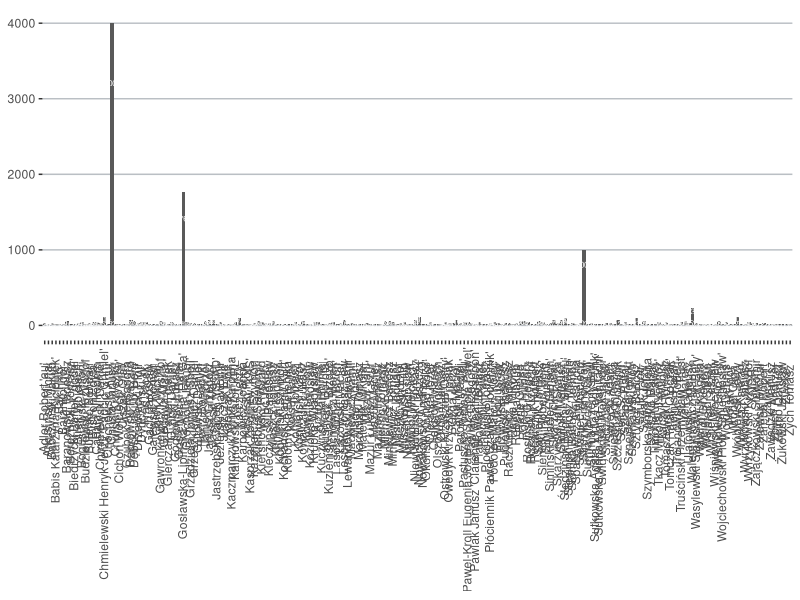
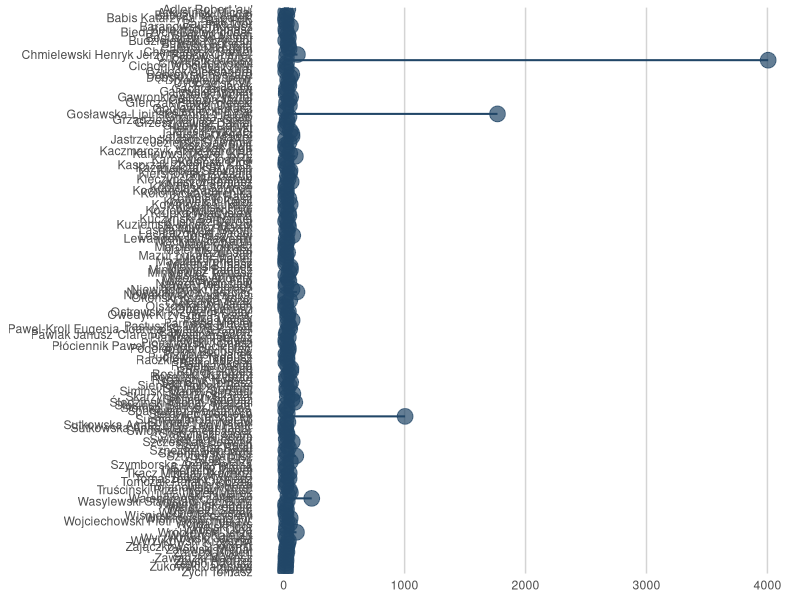
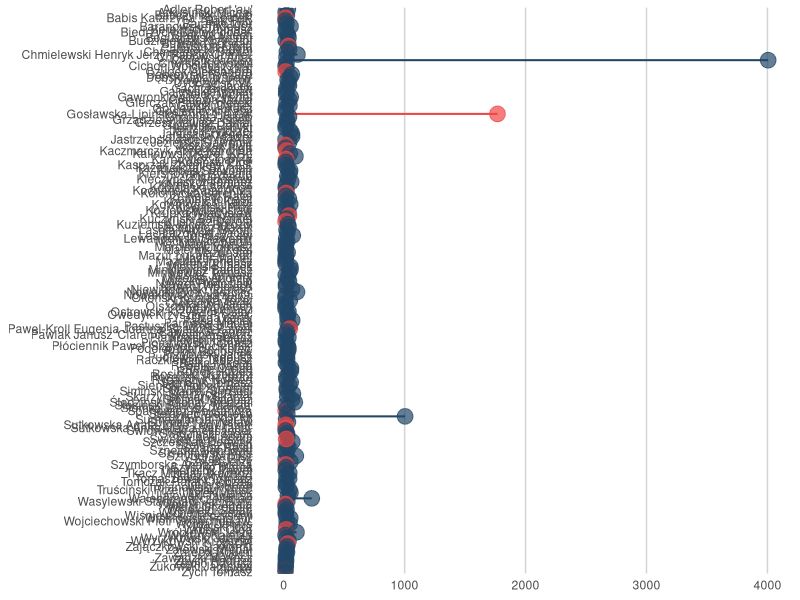

Generate these figures, in order, with R:
library(readxl)
library(ggplot2)
library(tibble)
library(tidyverse)
#----------------------------------
#2 how many comics by surname 
#2nd method - adding rows while keeping 'sex/plec' column, then color-code them
#----------------------------------
plk_naz<-readxl::read_xlsx("polski_komiks.xlsx")
plec<-plk_naz$plec
#move surnames and add rows
plk_naz<-column_to_rownames(plk_naz, var = "nazwisko")
as.data.frame(plk_naz)
plk_naz_added<-as.data.frame(rowSums(plk_naz[, -1],  na.rm=TRUE))
plk_naz_added<-cbind(plk_naz_added, plec)
#add surnames
nazwiska<-rownames(plk_naz)
rownames(plk_naz_added) <- NULL
plk_added_z_naz <- cbind(plk_naz_added, nazwiska)
colnames(plk_added_z_naz)<-c("IloscPrac", "Plec", "Nazwisko")
plk_added_z_naz <- as.data.frame(plk_added_z_naz)
#eliminating people with x number of comics
plk_added_z_naz #podstawowy
plk_elim5_20<-plk_added_z_naz[(plk_added_z_naz$IloscPrac>=5 & plk_added_z_naz$IloscPrac<=20),]
plk_elim15<-plk_added_z_naz[(plk_added_z_naz$IloscPrac>=15),] #>15


#bar chart - surnames by 90 degrees
ggplot(plk_elim15, aes(y=plk_elim15$IloscPrac, x=plk_elim15$Nazwisko)) + 
  geom_bar( stat="identity")+
  geom_text(aes(label=plk_elim15$IloscPrac),position = position_stack(0.80), colour="white", size=2)+
  theme(axis.title.x=element_blank(), axis.title.y=element_blank(),
        panel.grid.major.y=element_line(colour="#babfc4"),
        panel.background=element_blank(), panel.grid.major.x=element_blank(),
        axis.text.x.bottom = element_text(angle=90, hjust=0.90, vjust=0.4))

#lollipop - whole chart by 90 degrees
#214667 blue #ee4642 coral ##5a5a5a grey
ggplot(plk_elim15, aes(y=plk_elim15$IloscPrac, x=fct_rev(plk_elim15$Nazwisko))) + 
  geom_segment( aes(xend=plk_elim15$Nazwisko, yend=0) , size=0.7, color="#214667")  +
  geom_point(size=5, color="#214667", fill=alpha("#214667", 0.2), alpha=0.7, shape=21)+
  theme(axis.title.x=element_blank(), axis.title.y=element_blank(),
        panel.grid.major.y=element_blank(), panel.grid.major.x=element_line(colour="#d4d4d4"),
        panel.background=element_blank(),  
        axis.ticks.y = element_blank(), axis.ticks.x = element_blank())+
  coord_flip()

#lollipop - whole chart by 90 degrees with color-coded sex
ggplot(plk_elim15, aes(y=plk_elim15$IloscPrac, x=fct_rev(plk_elim15$Nazwisko))) + 
  geom_segment(aes(xend=plk_elim15$Nazwisko, yend=0 ), 
               color=ifelse(plk_elim15$Plec %in% c("M"), "#214667", "#ee4642"), 
               size=0.7) +
  geom_point(color=ifelse(plk_elim15$Plec %in% c("M"), "#214667", "#ee4642"), 
             fill=ifelse(plk_elim15$Plec %in% c("M"), "#214667", "#ee4642"), 
             size=5, alpha=0.7, shape=21) +
  theme(axis.title.x=element_blank(), axis.title.y=element_blank(),
        panel.grid.major.y=element_blank(), panel.grid.major.x=element_line(colour="#d4d4d4"),
        panel.background=element_blank(),  
        axis.ticks.y = element_blank(), axis.ticks.x = element_blank())+
  coord_flip()
